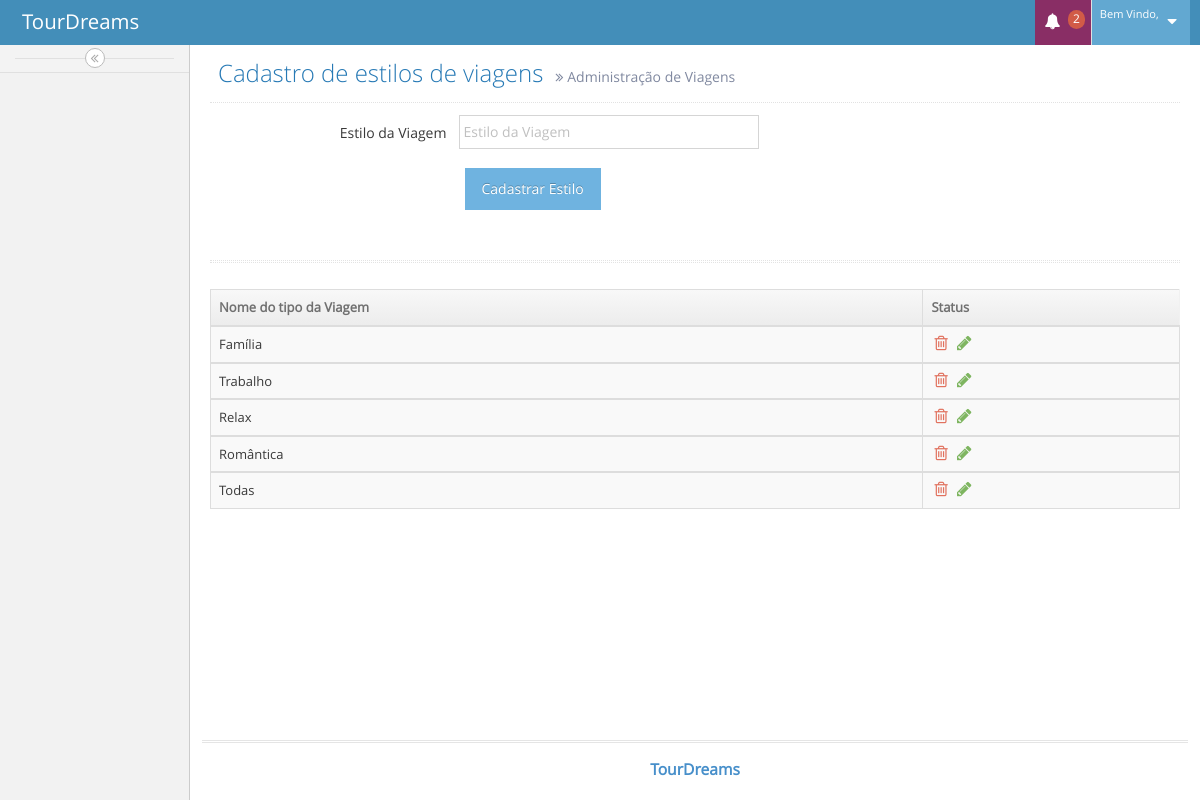
Screenshot of /TourDreams/CMS/estilo_viagem.php with the database file from the repository.
### tables this page shows
CREATE TABLE `tbl_tipo_viagem` (
  `id_tipo_viagem` int(11) NOT NULL AUTO_INCREMENT,
  `nome_tipo_viagem` varchar(45) NOT NULL,
  PRIMARY KEY (`id_tipo_viagem`)
);

### TourDreams/CMS/menu.php (called while the page is built, shortened)
<?php
	$nivel = $_GET['id_nivel_usuario'];
?>

### TourDreams/CMS/estilo_viagem.php (the view, shortened to what this page needs)
<?php
	$estilo="";
	$botao="Cadastrar Estilo";
	$nome_administrador = $_GET['nome_administrador'];
	$id_administrador = $_GET['id_administrador'];
?>
<!DOCTYPE html>
<html lang="pt-br">
	<head>
		<link rel="stylesheet" href="assets/css/bootstrap.min.css" />
		<link rel="stylesheet" href="assets/font-awesome/4.5.0/css/font-awesome.min.css" />
		<link rel="stylesheet" href="assets/css/jquery-ui.custom.min.css" />
		<link rel="stylesheet" href="assets/css/chosen.min.css" />
		<link rel="stylesheet" href="assets/css/bootstrap-datepicker3.min.css" />
		<link rel="stylesheet" href="assets/css/bootstrap-timepicker.min.css" />
		<link rel="stylesheet" href="assets/css/daterangepicker.min.css" />
		<link rel="stylesheet" href="assets/css/bootstrap-datetimepicker.min.css" />
		<link rel="stylesheet" href="assets/css/bootstrap-colorpicker.min.css" />
		<link rel="stylesheet" href="assets/css/ace.min.css" class="ace-main-stylesheet" id="main-ace-style" />
		<link rel="stylesheet" href="assets/css/ace-skins.min.css" />
		<link rel="stylesheet" href="assets/css/ace-rtl.min.css" />
	</head>
	<body class="no-skin">
		<div id="navbar" class="navbar navbar-default          ace-save-state">
			<div class="navbar-container ace-save-state" id="navbar-container">
				<div class="navbar-header pull-left">
					<a href="index.html" class="navbar-brand">
						<small>
							TourDreams
						</small>
					</a>
				</div>
				<div class="navbar-buttons navbar-header pull-right" role="navigation">
					<ul class="nav ace-nav">
						<li class="purple dropdown-modal">
							<a data-toggle="dropdown" class="dropdown-toggle" href="#">
								<i class="ace-icon fa fa-bell icon-animated-bell"></i>
								<span class="badge badge-important">2</span>
							</a>
						</li>
						<li class="light-blue dropdown-modal">
							<a data-toggle="dropdown" href="#" class="dropdown-toggle">
								<span class="user-info">
									<small>Bem Vindo,</small>
								</span>
								<i class="ace-icon fa fa-caret-down"></i>
							</a>
						</li>
					</ul>
				</div>
			</div>
		</div>
		<div class="main-container ace-save-state" id="main-container">
			<div id="sidebar" class="sidebar                  responsive                    ace-save-state">
				<?php include('menu.php'); ?>
				<div class="sidebar-toggle sidebar-collapse" id="sidebar-collapse">
					<i id="sidebar-toggle-icon" class="ace-icon fa fa-angle-double-left ace-save-state" data-icon1="ace-icon fa fa-angle-double-left" data-icon2="ace-icon fa fa-angle-double-right"></i>
				</div>
			</div>
			<div class="main-content">
				<div class="main-content-inner">
					<div class="page-content">
						<div class="page-header">
							<h1>
								Cadastro de estilos de viagens
								<small>
									<i class="ace-icon fa fa-angle-double-right"></i>
									Administração de Viagens
								</small>
							</h1>
						</div>
						<div class="row">
							<div class="col-xs-12">
								<form class="form-horizontal" role="form" action="estilo_viagem.php?nome_administrador=<?php echo($nome_administrador);?>&id_administrador=<?php echo($id_administrador);?>&id_nivel_usuario=<?php echo($nivel);?>" name="frmEstilo" method="post" enctype="multipart/form-data">
									<div class="form-group">
										<label class="col-sm-3 control-label no-padding-right" for="form-field-1"> Estilo da Viagem </label>
										<div class="col-sm-9">
											<input type="text" id="form-field-1" placeholder="Estilo da Viagem" class="col-xs-10 col-sm-5" name="estilo" value="<?php echo($estilo);?>" />
										</div>
									</div>
									<div class="space-4"></div>
									<div class="clearfix form-actions">
										<div class="col-md-offset-3 col-md-9">
											<input class="btn btn-info" type="submit" name="btn_estilo" value="<?php echo($botao)?>">
										</div>
									</div>
								</form>
							</div>
						</div>
					</div>
					<div class="page-content">
						<div class="row">
							<div class="col-xs-12">
								<div class="hr hr-18 dotted hr-double"></div>
								<div class="row">
									<div class="col-xs-12">
										<div class="clearfix">
										</div>
										<div>
											<table id="dynamic-table" class="table table-striped table-bordered table-hover">
												<thead>
													<tr>
														<th>Nome do tipo da Viagem</th>
														<th>Status</th>
													</tr>
												</thead>
												<?php
												$sql = "select * from tbl_tipo_viagem";
												$select = mysql_query($sql);
												while($rs = mysql_fetch_array($select)){
												?>
												<tbody>
													<tr>
														<td>
															<?php echo($rs['nome_tipo_viagem']);?>
														</td>
														<td>
															<div class="hidden-sm hidden-xs action-buttons">
																<a class="red" href="estilo_viagem.php?modo=excluir&id_tipo_viagem=<?php echo($rs['id_tipo_viagem']);?>&nome_administrador=<?php echo($_GET['nome_administrador']);?>&id_administrador=<?php echo($_GET['id_administrador']);?>&id_nivel_usuario=<?php echo($nivel);?>">
																	<i class="ace-icon fa fa-trash-o bigger-130"></i>
																</a>
																<a class="green" href="estilo_viagem.php?modo=editar&id_tipo_viagem=<?php echo($rs['id_tipo_viagem']);?>&nome_administrador=<?php echo($_GET['nome_administrador']);?>&id_administrador=<?php echo($_GET['id_administrador']);?>&id_nivel_usuario=<?php echo($nivel);?>">
																	<i class="ace-icon fa fa-pencil bigger-130"></i>
																</a>
															</div>
														</td>
													</tr>
													<?php
														}
													?>
												</tbody>
											</table>
										</div>
									</div>
								</div>
							</div>
						</div>
					</div>
				</div>
			</div>
			<div class="footer">
				<div class="footer-inner">
					<div class="footer-content">
						<span class="bigger-120">
							<span class="blue bolder">TourDreams</span>
						</span>
					</div>
				</div>
			</div>
		</div>
	</body>
</html>

### rows the page displays
tbl_tipo_viagem: nome_tipo_viagem "Família"
tbl_tipo_viagem: nome_tipo_viagem "Trabalho"
tbl_tipo_viagem: nome_tipo_viagem "Relax"
tbl_tipo_viagem: nome_tipo_viagem "Romântica"
tbl_tipo_viagem: nome_tipo_viagem "Todas"
